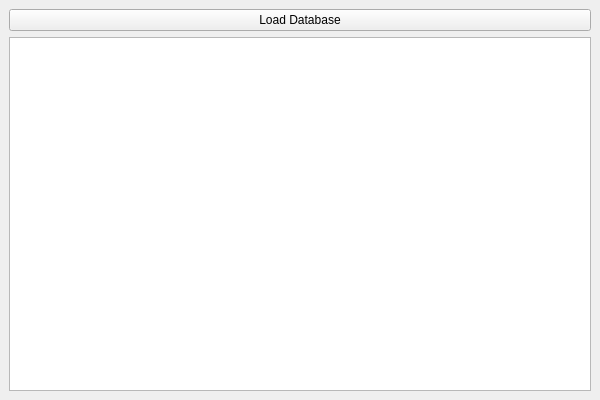
<?xml version="1.0" encoding="UTF-8"?>
<ui version="4.0">
 <class>MainWindow</class>
 <widget class="QMainWindow" name="MainWindow">
  <property name="geometry">
   <rect>
    <x>0</x>
    <y>0</y>
    <width>600</width>
    <height>400</height>
   </rect>
  </property>
  <property name="windowTitle">
   <string>Database Loader</string>
  </property>
  <widget class="QWidget" name="centralwidget">
   <layout class="QVBoxLayout" name="verticalLayout">
    <item>
     <widget class="QPushButton" name="btn_load_db">
      <property name="text">
       <string>Load Database</string>
      </property>
     </widget>
    </item>
    <item>
     <widget class="QTableView" name="tableView"/>
    </item>
   </layout>
  </widget>
 </widget>
 <resources/>
 <connections/>
</ui>
